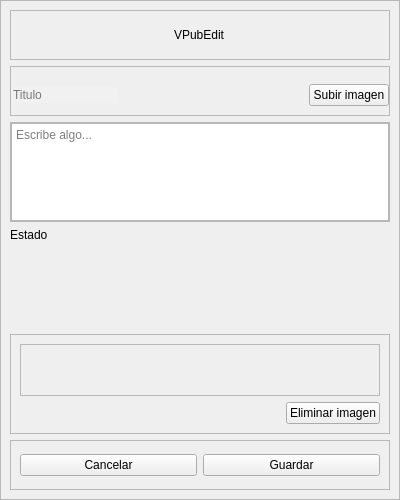
<?xml version="1.0" encoding="UTF-8"?>
<ui version="4.0">
 <class>VPubEdit</class>
 <widget class="QMainWindow" name="VPubEdit">
  <property name="geometry">
   <rect>
    <x>0</x>
    <y>0</y>
    <width>400</width>
    <height>500</height>
   </rect>
  </property>
  <property name="maximumSize">
   <size>
    <width>400</width>
    <height>500</height>
   </size>
  </property>
  <property name="windowTitle">
   <string>MainWindow</string>
  </property>
  <widget class="QWidget" name="centralwidget">
   <layout class="QVBoxLayout" name="verticalLayout">
    <property name="spacing">
     <number>0</number>
    </property>
    <property name="leftMargin">
     <number>0</number>
    </property>
    <property name="topMargin">
     <number>0</number>
    </property>
    <property name="rightMargin">
     <number>0</number>
    </property>
    <property name="bottomMargin">
     <number>0</number>
    </property>
    <item>
     <widget class="QFrame" name="frame">
      <property name="frameShape">
       <enum>QFrame::StyledPanel</enum>
      </property>
      <property name="frameShadow">
       <enum>QFrame::Raised</enum>
      </property>
      <layout class="QVBoxLayout" name="verticalLayout_2">
       <item>
        <widget class="QFrame" name="frame_4">
         <property name="maximumSize">
          <size>
           <width>16777215</width>
           <height>50</height>
          </size>
         </property>
         <property name="frameShape">
          <enum>QFrame::StyledPanel</enum>
         </property>
         <property name="frameShadow">
          <enum>QFrame::Raised</enum>
         </property>
         <layout class="QHBoxLayout" name="horizontalLayout">
          <item alignment="Qt::AlignHCenter">
           <widget class="QLabel" name="label">
            <property name="styleSheet">
             <string notr="true">font: 700 20pt &quot;Inter&quot;;</string>
            </property>
            <property name="text">
             <string>VPubEdit</string>
            </property>
           </widget>
          </item>
         </layout>
        </widget>
       </item>
       <item>
        <widget class="QFrame" name="frame_2">
         <property name="maximumSize">
          <size>
           <width>16777215</width>
           <height>50</height>
          </size>
         </property>
         <property name="frameShape">
          <enum>QFrame::StyledPanel</enum>
         </property>
         <property name="frameShadow">
          <enum>QFrame::Raised</enum>
         </property>
         <layout class="QHBoxLayout" name="horizontalLayout_2">
          <property name="leftMargin">
           <number>0</number>
          </property>
          <property name="rightMargin">
           <number>0</number>
          </property>
          <property name="bottomMargin">
           <number>0</number>
          </property>
          <item alignment="Qt::AlignLeft">
           <widget class="QLineEdit" name="field_titulo">
            <property name="autoFillBackground">
             <bool>false</bool>
            </property>
            <property name="styleSheet">
             <string notr="true">font: 10pt &quot;Inter&quot;;
background-color: rgb(241, 241, 241);
font: 700 12pt &quot;Inter&quot;;
border: none;
</string>
            </property>
            <property name="frame">
             <bool>false</bool>
            </property>
            <property name="placeholderText">
             <string>Titulo</string>
            </property>
           </widget>
          </item>
          <item alignment="Qt::AlignRight">
           <widget class="QPushButton" name="btn_subir_imagen">
            <property name="styleSheet">
             <string notr="true">font: 10pt &quot;Inter&quot;;</string>
            </property>
            <property name="text">
             <string>Subir imagen</string>
            </property>
           </widget>
          </item>
         </layout>
        </widget>
       </item>
       <item>
        <widget class="QFrame" name="frame_3">
         <property name="maximumSize">
          <size>
           <width>16777215</width>
           <height>100</height>
          </size>
         </property>
         <property name="frameShape">
          <enum>QFrame::StyledPanel</enum>
         </property>
         <property name="frameShadow">
          <enum>QFrame::Raised</enum>
         </property>
         <layout class="QHBoxLayout" name="horizontalLayout_3">
          <property name="spacing">
           <number>0</number>
          </property>
          <property name="leftMargin">
           <number>0</number>
          </property>
          <property name="topMargin">
           <number>0</number>
          </property>
          <property name="rightMargin">
           <number>0</number>
          </property>
          <property name="bottomMargin">
           <number>0</number>
          </property>
          <item>
           <widget class="QTextEdit" name="textArea_contenido">
            <property name="maximumSize">
             <size>
              <width>16777215</width>
              <height>100</height>
             </size>
            </property>
            <property name="styleSheet">
             <string notr="true">font: 10pt &quot;Inter&quot;;</string>
            </property>
            <property name="placeholderText">
             <string>Escribe algo...</string>
            </property>
           </widget>
          </item>
         </layout>
        </widget>
       </item>
       <item alignment="Qt::AlignTop">
        <widget class="QLabel" name="label_estado">
         <property name="styleSheet">
          <string notr="true">font: 10pt &quot;Inter&quot;;</string>
         </property>
         <property name="text">
          <string>Estado</string>
         </property>
        </widget>
       </item>
       <item>
        <widget class="QFrame" name="frame_5">
         <property name="frameShape">
          <enum>QFrame::StyledPanel</enum>
         </property>
         <property name="frameShadow">
          <enum>QFrame::Raised</enum>
         </property>
         <layout class="QVBoxLayout" name="verticalLayout_3">
          <item>
           <widget class="QFrame" name="frame_imagen">
            <property name="frameShape">
             <enum>QFrame::StyledPanel</enum>
            </property>
            <property name="frameShadow">
             <enum>QFrame::Raised</enum>
            </property>
            <layout class="QHBoxLayout" name="horizontalLayout_5">
             <item alignment="Qt::AlignHCenter|Qt::AlignVCenter">
              <widget class="QLabel" name="label_imagen">
               <property name="text">
                <string> </string>
               </property>
              </widget>
             </item>
            </layout>
           </widget>
          </item>
          <item alignment="Qt::AlignRight">
           <widget class="QPushButton" name="btn_eliminar_imagen">
            <property name="styleSheet">
             <string notr="true">font: 10pt &quot;Inter&quot;;</string>
            </property>
            <property name="text">
             <string>Eliminar imagen</string>
            </property>
           </widget>
          </item>
         </layout>
        </widget>
       </item>
       <item>
        <widget class="QFrame" name="frame_7">
         <property name="maximumSize">
          <size>
           <width>16777215</width>
           <height>50</height>
          </size>
         </property>
         <property name="frameShape">
          <enum>QFrame::StyledPanel</enum>
         </property>
         <property name="frameShadow">
          <enum>QFrame::Raised</enum>
         </property>
         <layout class="QHBoxLayout" name="horizontalLayout_4">
          <item>
           <widget class="QPushButton" name="btn_cancelar">
            <property name="styleSheet">
             <string notr="true">font: 10pt &quot;Inter&quot;;</string>
            </property>
            <property name="text">
             <string>Cancelar</string>
            </property>
           </widget>
          </item>
          <item>
           <widget class="QPushButton" name="btn_listo">
            <property name="styleSheet">
             <string notr="true">font: 10pt &quot;Inter&quot;;</string>
            </property>
            <property name="text">
             <string>Guardar</string>
            </property>
           </widget>
          </item>
         </layout>
        </widget>
       </item>
      </layout>
     </widget>
    </item>
   </layout>
  </widget>
 </widget>
 <resources/>
 <connections/>
</ui>
